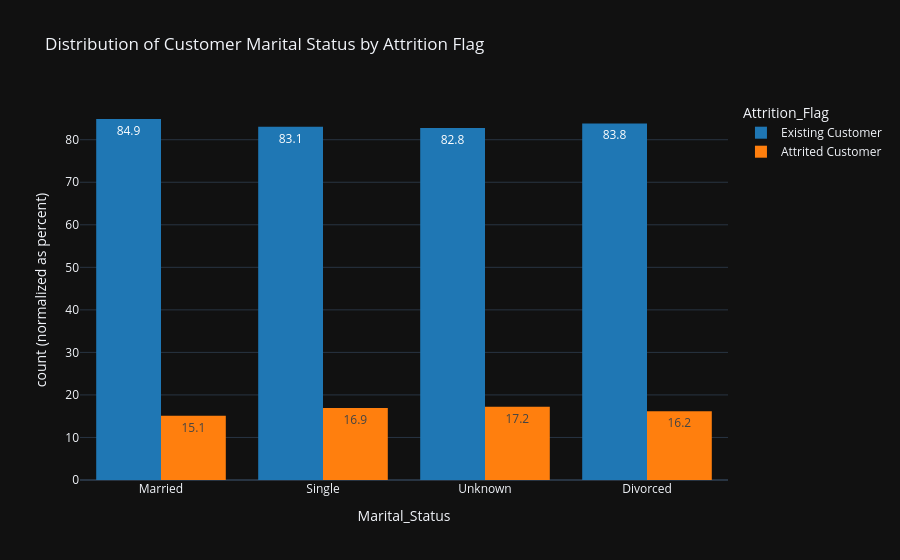

Write notebook code for a chart like this one.
### Markdown cell above
The churn rate looks roughly consistent across ages. Moving on..

### Code cell
fig = px.histogram(bank_df, x = 'Marital_Status', color = 'Attrition_Flag',
                    title = 'Distribution of Customer Marital Status by Attrition Flag',
                    color_discrete_sequence = px.colors.qualitative.D3,
                    text_auto = '.1f', barnorm = 'percent', barmode = 'group')
fig.show()

### Figure 1 — Plotly figure (JSON) as saved in the notebook; plotly's stock layout.template omitted (floating-point values rounded to 4 significant figures; data arrays with more than 128 entries replaced by an {"elided": "..."} marker saying what was removed)
{"data": [{"alignmentgroup": "True", "bingroup": "x", "hovertemplate": "Attrition_Flag=Existing Customer<br>Marital_Status=%{x}<br>count (normalized as percent)=%{y}<extra></extra>", "legendgroup": "Existing Customer", "marker": {"color": "#1F77B4", "pattern": {"shape": ""}}, "name": "Existing Customer", "offsetgroup": "Existing Customer", "orientation": "v", "showlegend": true, "texttemplate": "%{value:.1f}", "type": "histogram", "x": {"elided": "8500 str values"}, "xaxis": "x", "yaxis": "y"}, {"alignmentgroup": "True", "bingroup": "x", "hovertemplate": "Attrition_Flag=Attrited Customer<br>Marital_Status=%{x}<br>count (normalized as percent)=%{y}<extra></extra>", "legendgroup": "Attrited Customer", "marker": {"color": "#FF7F0E", "pattern": {"shape": ""}}, "name": "Attrited Customer", "offsetgroup": "Attrited Customer", "orientation": "v", "showlegend": true, "texttemplate": "%{value:.1f}", "type": "histogram", "x": {"elided": "1627 str values"}, "xaxis": "x", "yaxis": "y"}], "layout": {"barmode": "group", "barnorm": "percent", "legend": {"title": {"text": "Attrition_Flag"}, "tracegroupgap": 0}, "title": {"text": "Distribution of Customer Marital Status by Attrition Flag"}, "xaxis": {"anchor": "y", "domain": [0, 1], "title": {"text": "Marital_Status"}}, "yaxis": {"anchor": "x", "domain": [0, 1], "title": {"text": "count (normalized as percent)"}}}}
